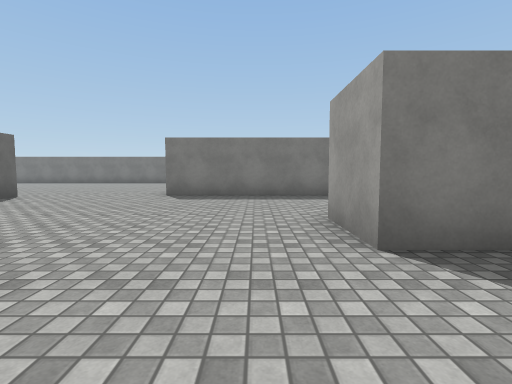
[1] (above)

21 first-person views from a walk through a scene from a Unity 3-D project. The camera is 1.2 m above the floor, tilts 4° down and sees 85° across. The floor is counted in squares, 2 m on a side. Each view is taken from the middle of a square. On the plan, view 1 faces up. The plan holds only what a view shows up to about 9 squares ahead; the rest is blank. The place goes on beyond the plan. The player character is not drawn. Surface patterns are stand-ins for the level's own textures.

[2]
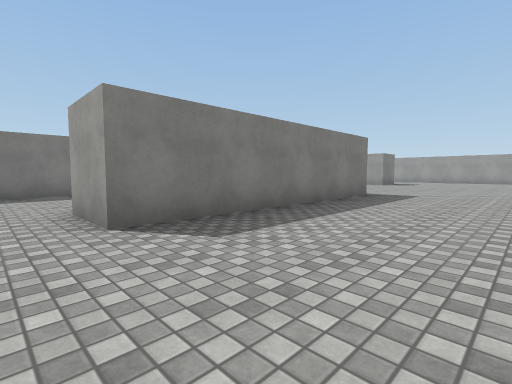

[3]
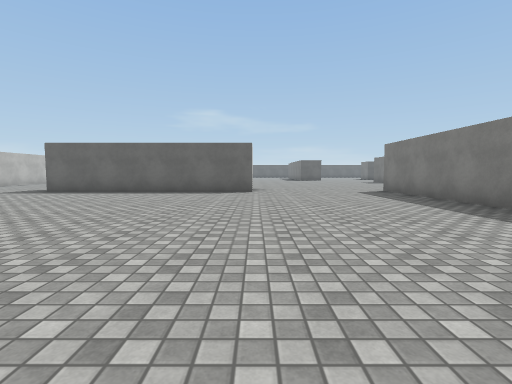

[4]
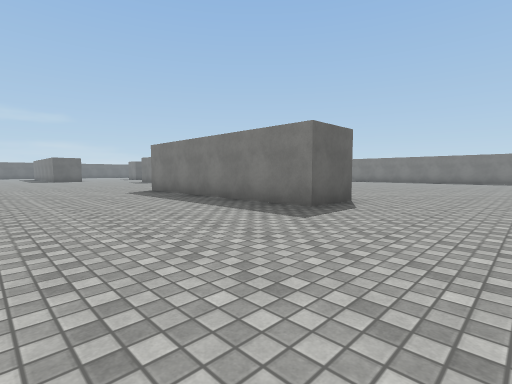

[5]
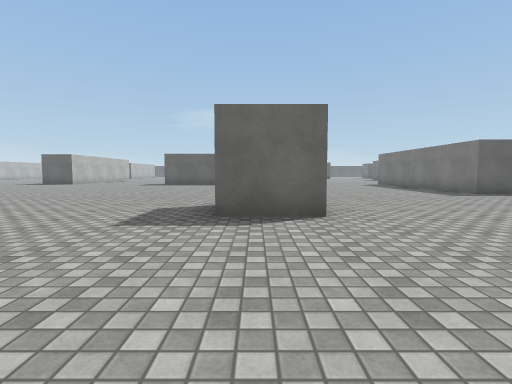

[6]
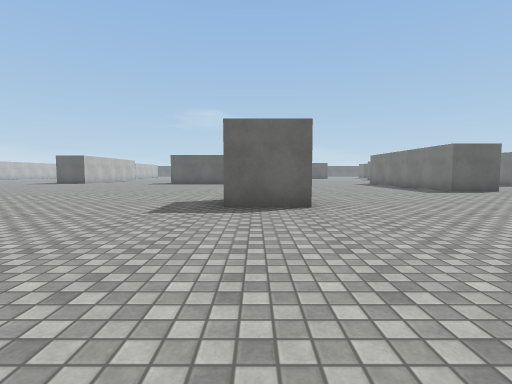

[7]
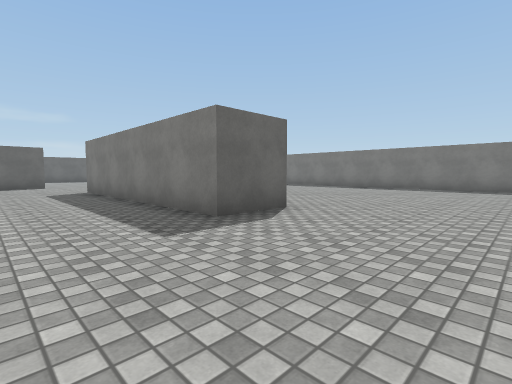

[8]
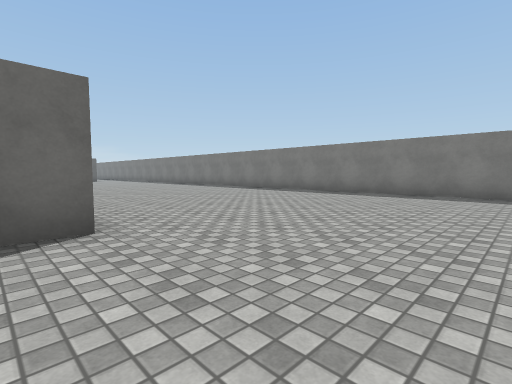

[9]
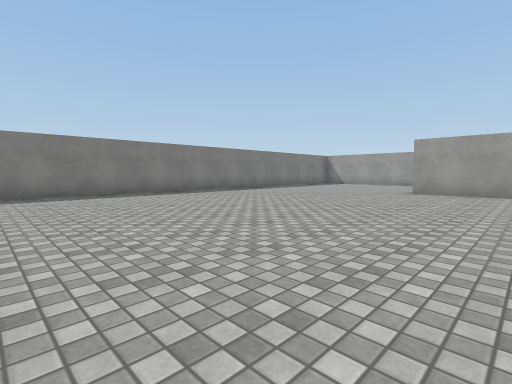

[10]
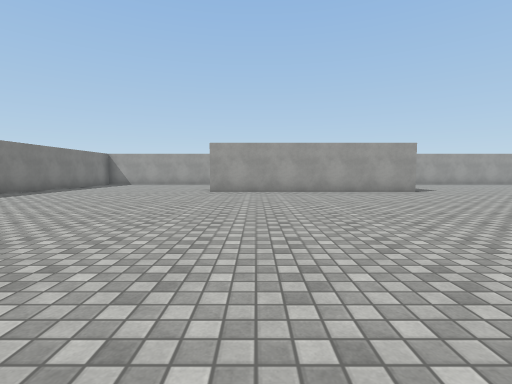

[11]
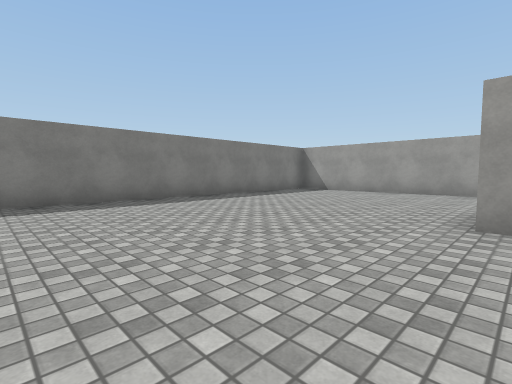

[12]
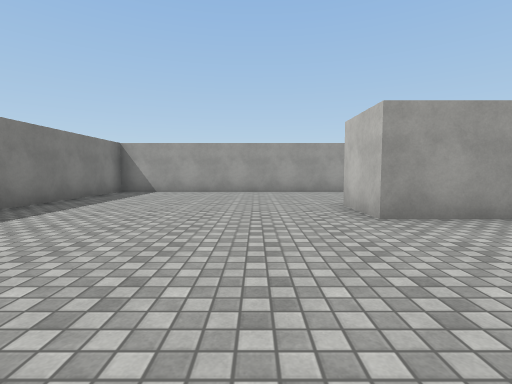

[13]
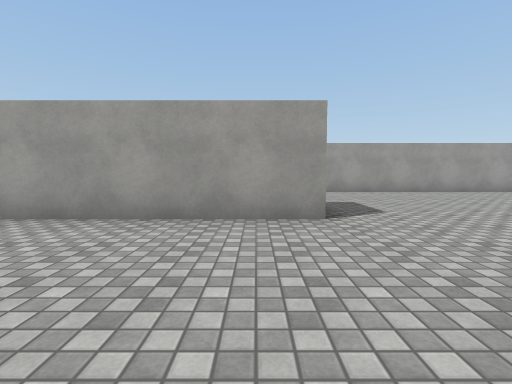

[14]
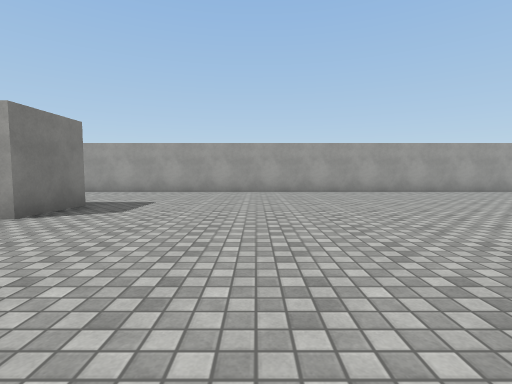

[15]
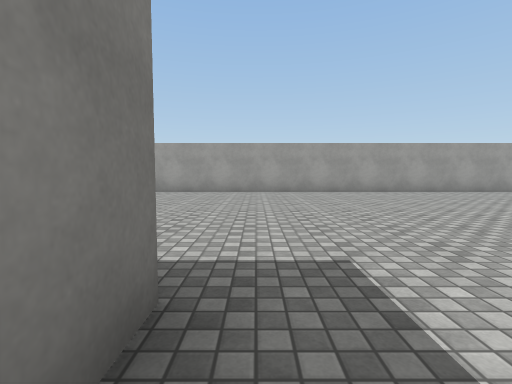

[16]
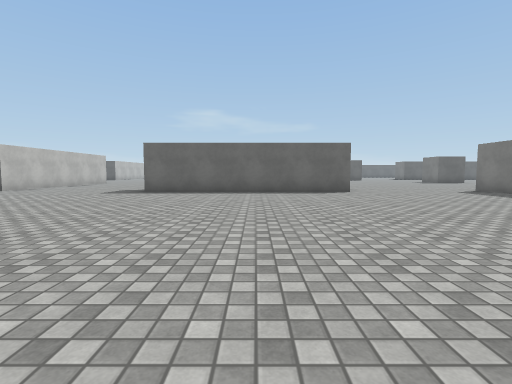

[17]
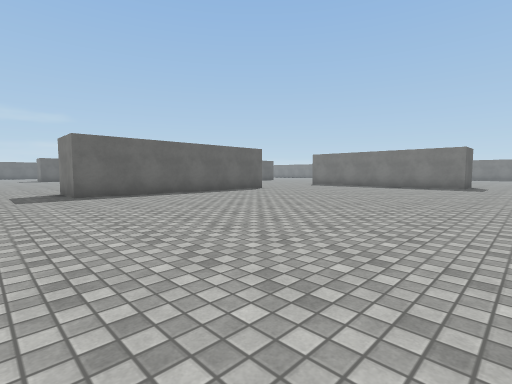

[18]
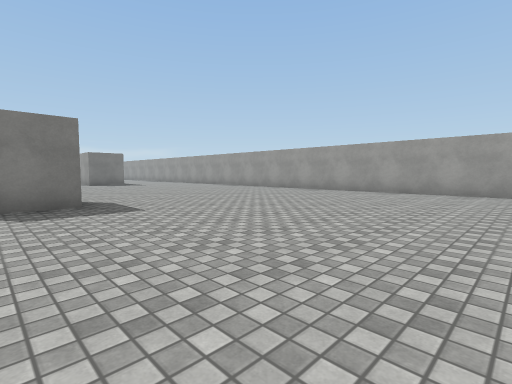

[19]
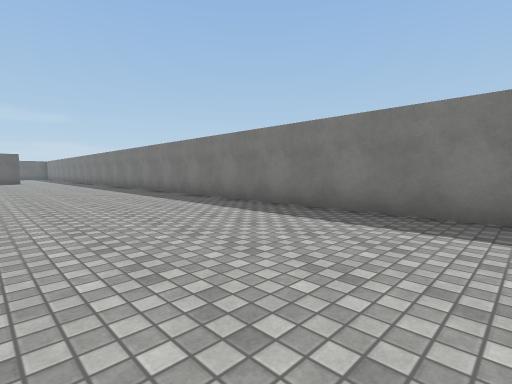

[20]
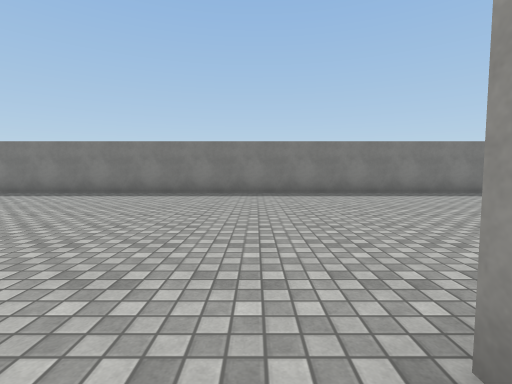

[21]
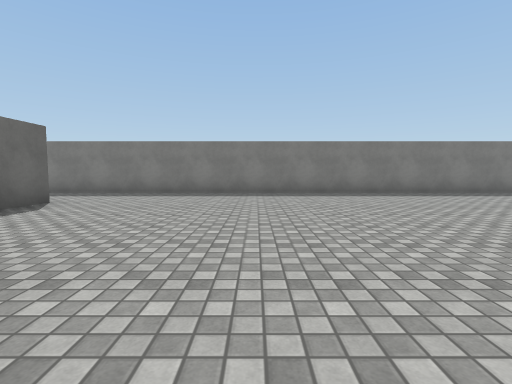

### Floor plan
Points are (right, up) in squares from view 1. A wall is a line through its corners. A room is listed if a view was taken in it or the views show most of it. See-through windows are left out.
Room 1 (views 1, 2, 3, 4, 5, 6, 7, 8, 9, 10, 11, 12, 13, 14, 15, 16, 17, 18, 19, 21)
walls: (7.2, 3.8) (7.2, 2.1) (0.9, 2.1) (0.9, 3.8); (4, 8.9) (4, 7.3) (-0.4, 7.3); (1.4, -2) (1.4, -8.4); (-5.8, 6.9) (-5.8, 6.2); (11.3, -3) (11.3, -4.6) (10.1, -4.6); (15.1, 4.1) (13.6, 4.1) (13.6, 10.4) (15.1, 10.4); (18.6, 9.2) (18.6, 16.1) (-15.1, 16.1); (-13.1, 13.6) (-13.1, 12.4); (18.6, -10.5) (18.6, 6.4)
ways out: opening at (-3.6, 4.1) to room 2; opening at (0.5, -9.5) to room 2
Room 2 (view 20)
walls: (1.4, -8.4) (-0.1, -8.4); (-0.4, 7.3) (-2.4, 7.3)
ways out: opening at (-3.6, 4.1) to room 1; opening at (0.5, -9.5) to room 1

Positions as (right, up) in squares from view 1, and headings:
1: (0, 0), facing up
2: (0, -1), facing up-right
3: (10, -2), facing left
4: (10, -2), facing up-left
5: (15, -4), facing left
6: (16, -4), facing left
7: (7, 5), facing up-left
8: (7, 8), facing up-left
9: (5, 8), facing up-right
10: (5, 9), facing right
11: (10, 10), facing up-right
12: (10, 12), facing right
13: (10, 5), facing right
14: (10, 1), facing right
15: (10, -5), facing right
16: (10, -5), facing left
17: (9, -10), facing up-left
18: (10, -10), facing up-right
19: (5, 12), facing up-left
20: (-3, 8), facing up
21: (-9, 8), facing up
